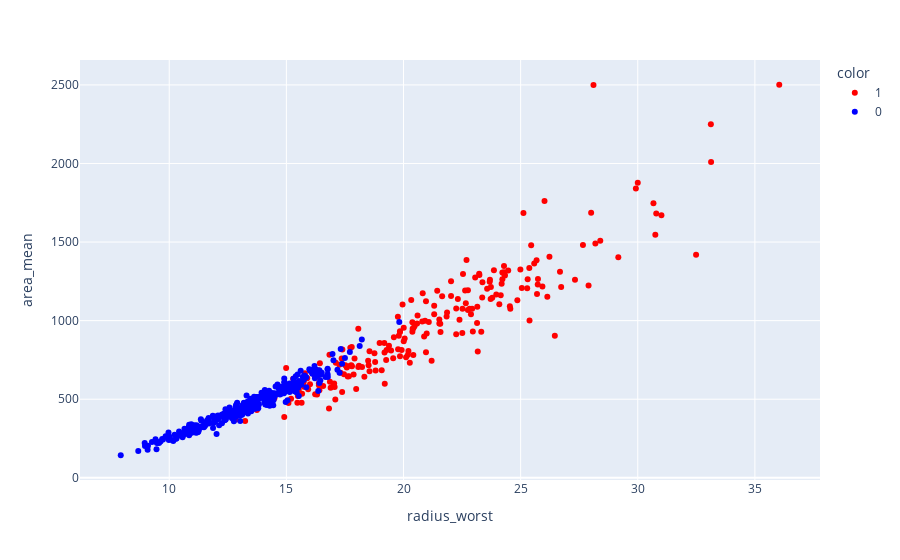

Here is the notebook cell this chart was saved with:
### Code cell
px.scatter(
    raw_df, 
    y = 'area_mean', 
    x = 'radius_worst',
    color = raw_df['diagnosis'].astype(str),
    color_discrete_map = {'0': 'blue', '1': 'red'})

### Figure 1 — Plotly figure (JSON) as saved in the notebook; plotly's stock layout.template omitted (floating-point values rounded to 4 significant figures; data arrays with more than 128 entries replaced by an {"elided": "..."} marker saying what was removed)
{"data": [{"hovertemplate": "color=1<br>radius_worst=%{x}<br>area_mean=%{y}<extra></extra>", "legendgroup": "1", "marker": {"color": "red", "symbol": "circle"}, "mode": "markers", "name": "1", "orientation": "v", "showlegend": true, "type": "scatter", "x": {"elided": "212 float values"}, "xaxis": "x", "y": {"elided": "212 float values"}, "yaxis": "y"}, {"hovertemplate": "color=0<br>radius_worst=%{x}<br>area_mean=%{y}<extra></extra>", "legendgroup": "0", "marker": {"color": "blue", "symbol": "circle"}, "mode": "markers", "name": "0", "orientation": "v", "showlegend": true, "type": "scatter", "x": {"elided": "357 float values"}, "xaxis": "x", "y": {"elided": "357 float values"}, "yaxis": "y"}], "layout": {"legend": {"title": {"text": "color"}, "tracegroupgap": 0}, "margin": {"t": 60}, "xaxis": {"anchor": "y", "domain": [0, 1], "title": {"text": "radius_worst"}}, "yaxis": {"anchor": "x", "domain": [0, 1], "title": {"text": "area_mean"}}}}
